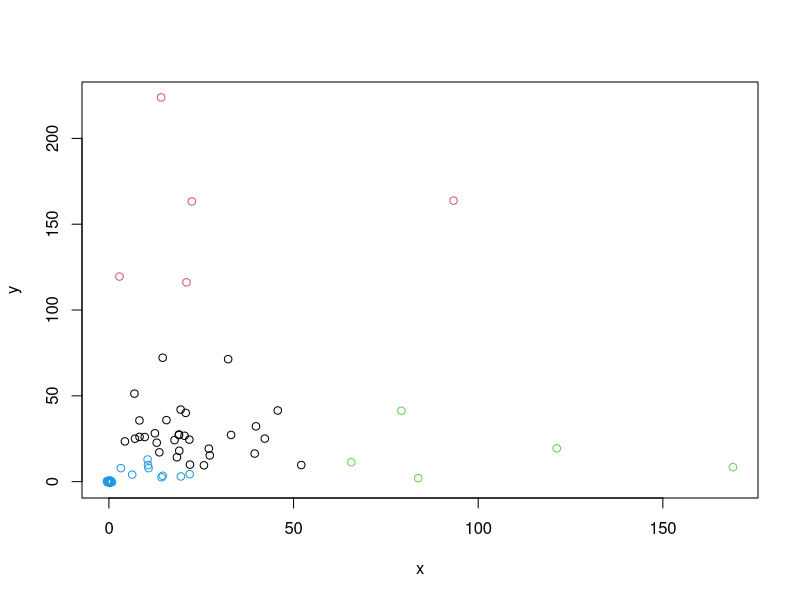

Recreate this plot in R.
## ---- chunk 1
df <- rbind(matrix(rnorm(100, sd = 0.3), ncol = 2),
           matrix(rlnorm(100, meanlog = 3, sdlog = 1), ncol = 2 ))
colnames(df) <- c("x", "y")
head(df, n = 3)

set.seed(123)
km.res <- kmeans(df, 4, nstart = 25)
plot(df, col = km.res$cluster)
